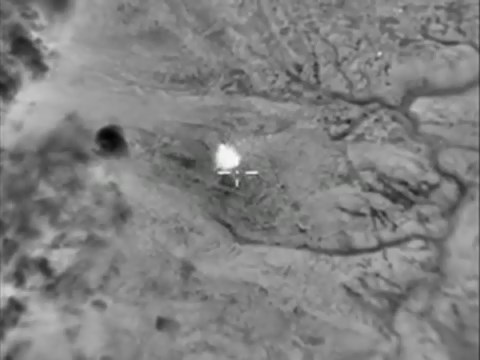
#> input picture ig_2.jpg, 480 x 360 px
$ python test.py
#> lines starting #> are read from the running program, lines starting #| are printed output that depends on the picture; after the words box and inside, x2 and y2 are one past the last pixel; in counts of white or black regions, pixels touching at a corner belong together
import cv2 as cv


img = cv.imread('ig_2.jpg', 0)
#> img: shape (360, 480); min 1, max 253, mean 128.5
#ret, thresh = cv.threshold(img, 70, 255, 0)
ret, thresh = cv.threshold(img, 240, 255, cv.THRESH_BINARY_INV)
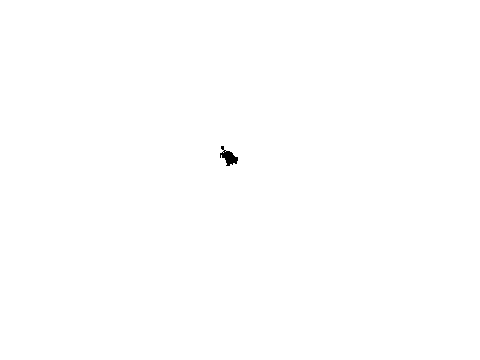
#> thresh: shape (360, 480); 99.9% white; 1 black region, box (x1, y1, x2, y2) and area: (220, 146, 238, 166) 174
thresh = cv.bitwise_not(thresh)
#> thresh: shape (360, 480); 0.1% white; 1 white region

cv.imshow("Perfectlyfittedellipsethreshthreshthreshs", thresh)
cnts, hiers = cv.findContours(thresh, cv.RETR_EXTERNAL, cv.CHAIN_APPROX_SIMPLE)[-2:]
#> cnts = 1 contour; box (x1, y1, x2, y2) and area: (220, 146, 238, 166) 142
#cv.waitKey(0)
img_s = img.copy()
img_s = cv.cvtColor(img_s, cv.COLOR_GRAY2RGB)
for cnt in cnts:
    if(len(cnt)>5):
      ellipse = cv.fitEllipse(cnt)
      cv.ellipse(img_s, ellipse, (255, 128, 0), 1, cv.LINE_AA)
#> this loop made 1 pass
#> ellipse on pass 1: ((228, 156.4), (11.84, 20.08), 137.4)
#> img_s: shape (360, 480, 3); mean B, G, R 128.5, 128.5, 128.4

cv.imshow("img", img)
cv.imshow("img_s", img_s)
cv.imshow("thresh", thresh)
cv.waitKey(0)
# [21 lines of commented-out code are left out]
cv.waitKey(0)

$ run again, with ig_0.jpg copied over ig_2.jpg
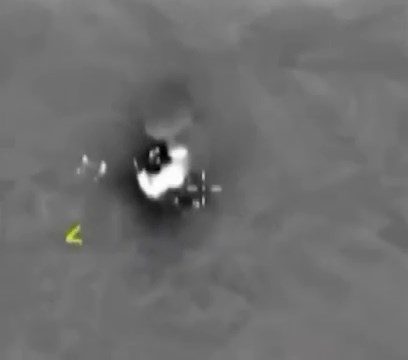
#> input picture ig_0.jpg, 408 x 360 px
#> `ret, thresh = cv.threshold(img, 240, 255, cv.THRESH_BINARY_INV)`:
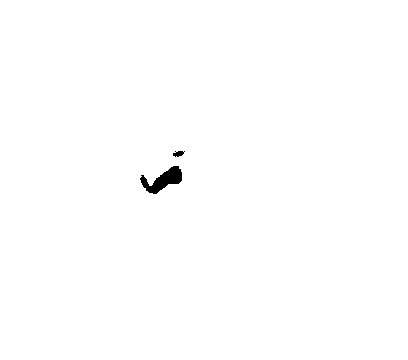
#> thresh: shape (360, 408); 99.6% white; 2 black regions, box (x1, y1, x2, y2) and area: (140, 166, 182, 194) 551, (173, 151, 185, 157) 48
#> cnts = 2 contours; box (x1, y1, x2, y2) and area: (140, 166, 182, 194) 494, (173, 151, 185, 157) 34
#> the loop `for cnt in cnts:` made 2 passes
#> ellipse on passes 1 to 2: ((161.5, 179), (22.71, 41.06), 76.67), ((178.3, 153.2), (5, 10.78), 77.29)
#> after the loop `for cnt in cnts:`:
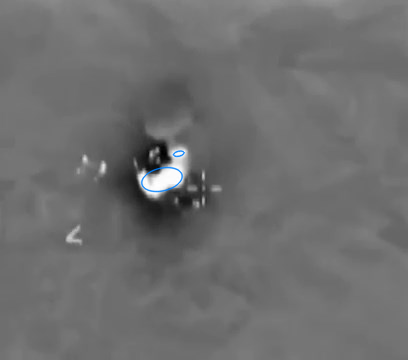
#> img_s: shape (360, 408, 3); mean B, G, R 110.2, 110.1, 110
